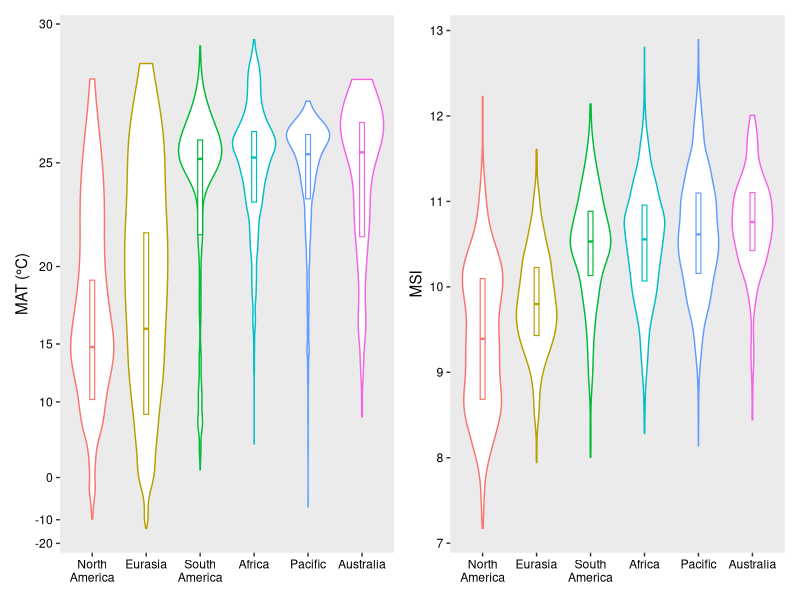
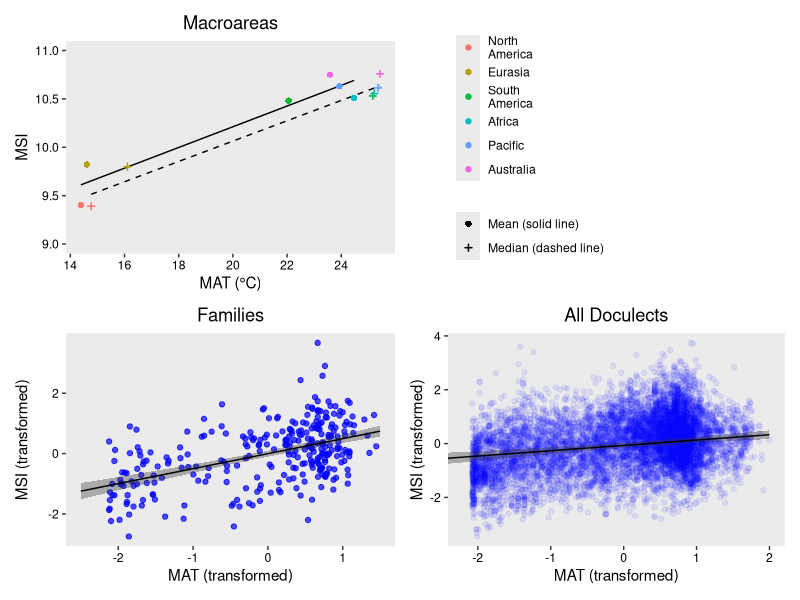
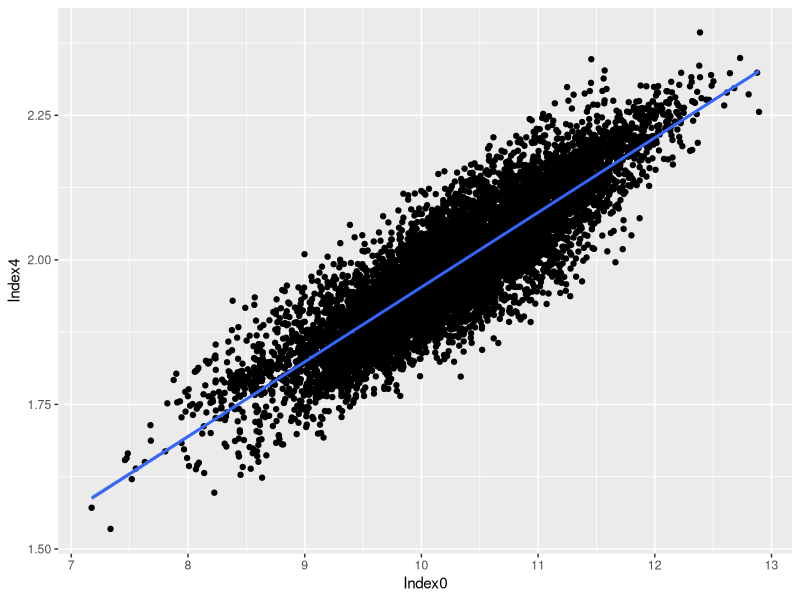
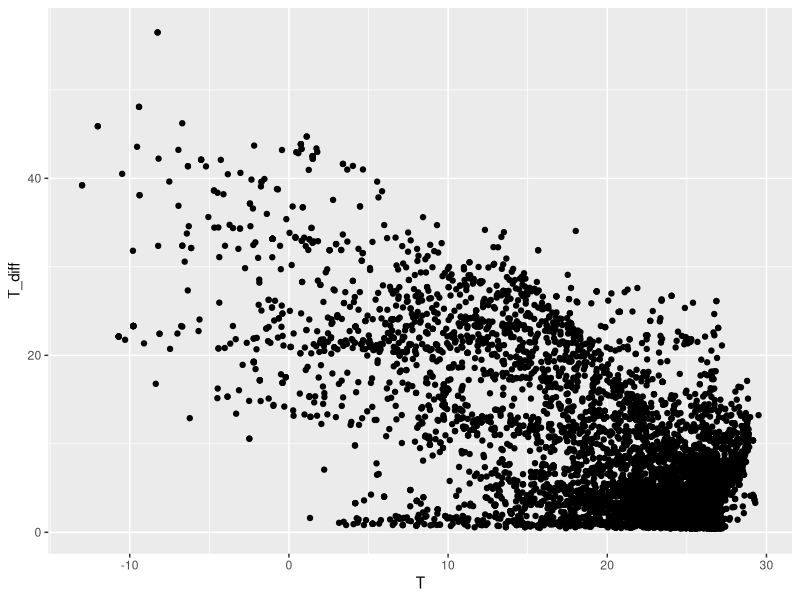
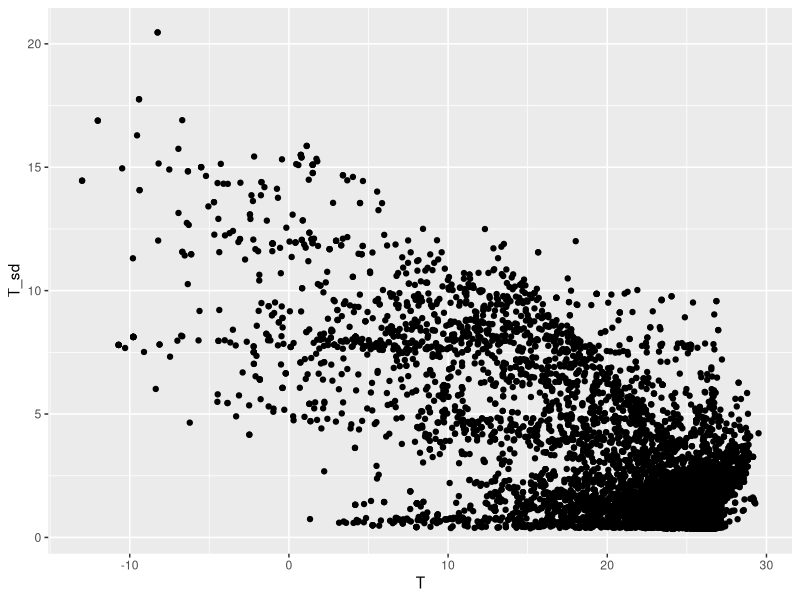

Reproduce these figures in R, in order.
library(lmerTest)
library(ggplot2)
library(ggrepel)
library(ggeffects)
library(dplyr)
library(effects)
library(patchwork)


# Read csv files

d_mac <- read.csv(file = "data_macroarea.csv")
d_fam <- read.csv(file = "data_family.csv")
d_all <- read.csv(file = "data.csv")

d_mac$Macroarea <- sub("Am", "\nAm", d_mac$Macroarea)
d_all$Macroarea <- sub("Am", "\nAm", d_all$Macroarea)
d_mac_mean <- d_mac %>% filter(Method == "mean")
d_mac_med <- d_mac %>% filter(Method == "median")
d_fam_mean <- d_fam %>% filter(Method == "mean")


# Fit models

m_mac_mean <- lm(Index0 ~ T, data = d_mac_mean)
m_mac_med <- lm(Index0 ~ T, data = d_mac_med)
m_fam <- lm(Index0_trans ~ T_trans, data = d_fam_mean)
m_all <- lmer(Index0_trans ~ T_trans + (T_trans | Family), data = d_all)

summary(m_mac_mean)
summary(m_mac_med)
summary(m_fam)
summary(m_all)


# Plot distribution

order <- d_mac_med[order(d_mac_med$Index0), ]$Macroarea
d_mac$Macroarea <- factor(d_mac$Macroarea, levels = order) # reorder by medians
d_all$Macroarea <- factor(d_all$Macroarea, levels = order)

p01 <- ggplot(d_all, aes(x = Macroarea, y = T, color = Macroarea)) +
  geom_violin(scale = "width", width = 0.8) +
  geom_boxplot(width = 0.09, lwd = 0.4, outlier.shape = NA, coef = 0) +
  theme(panel.grid.major = element_blank(), panel.grid.minor = element_blank(),
        axis.text.x = element_text(color = "black"),
        axis.text.y = element_text(color = "black"),
        legend.position = "none", axis.title.x = element_blank()) +
  coord_trans(y = scales::exp_trans(1.06)) +
  scale_y_continuous(breaks = c(-20,-10,0,10,15,20,25,30)) +
  ylab("MAT (°C)")
p02 <- ggplot(d_all, aes(x = Macroarea, y = Index0, color = Macroarea)) +
  geom_violin(scale = "width", width = 0.75) +
  geom_boxplot(width = 0.09, lwd = 0.4, outlier.shape = NA, coef = 0) +
  theme(panel.grid.major = element_blank(), panel.grid.minor = element_blank(),
        axis.text.x = element_text(color = "black"),
        axis.text.y = element_text(color = "black"),
        legend.position = "none", axis.title.x = element_blank()) +
  ylab("MSI")
p01 + p02
# Then, save as PDF (7 * 4 inches)


# Plot correlation

e_mac_mean <- ggpredict(m_mac_mean, terms = "T")
e_mac_med <- ggpredict(m_mac_med, terms = "T")
e_fam <- ggpredict(m_fam, terms = "T_trans")
e_all <- ggpredict(m_all, terms = "T_trans")

p1_labels <- c("Mean (solid line)", "Median (dashed line)")
p1 <- ggplot() +
  geom_line(data = e_mac_mean, aes(x, predicted)) +
  geom_line(data = e_mac_med, aes(x, predicted), linetype = "dashed") +
  geom_point(data = d_mac, aes(T, Index0, color = Macroarea,
                               shape = Method, stroke = Method, size = Method)) +
  scale_shape_manual(labels = p1_labels, values = c(16, 3)) +
  scale_size_manual(labels = p1_labels, values = c(1.5, 1.1)) +
  scale_discrete_manual(labels = p1_labels, aesthetics = "stroke", values = c(1, 0.8)) +
  theme(panel.grid.major = element_blank(), panel.grid.minor = element_blank(),
        axis.text.x = element_text(color = "black"),
        axis.text.y = element_text(color = "black"),
        legend.title = element_blank(),
        legend.spacing.y = unit(-0.5, "cm"), legend.position = c(1.7, 0.5),
        plot.title = element_text(hjust = 0.5)) +
  coord_cartesian(ylim = c(9, 11)) +
  ggtitle("Macroareas") +
  xlab("MAT (°C)") + ylab("MSI")
p2 <- ggplot() +
  geom_point(data = d_fam_mean, aes(T_trans, Index0_trans), color = "blue", alpha = 0.7) +
  geom_ribbon(data = e_fam, aes(x, ymin = conf.low, ymax = conf.high), alpha = 0.35) +
  geom_line(data = e_fam, aes(x, predicted)) +
  theme(panel.grid.major = element_blank(), panel.grid.minor = element_blank(),
        axis.text.x = element_text(color = "black"),
        axis.text.y = element_text(color = "black"),
        plot.title = element_text(hjust = 0.5)) +
  ggtitle("Families") +
  xlab("MAT (transformed)") + ylab("MSI (transformed)")
p3 <- ggplot() +
  geom_point(data = d_all, aes(T_trans, Index0_trans), color = "blue", alpha = 0.08) +
  geom_ribbon(data = e_all, aes(x, ymin = conf.low, ymax = conf.high), alpha = 0.35) +
  geom_line(data = e_all, aes(x, predicted)) +
  theme(panel.grid.major = element_blank(), panel.grid.minor = element_blank(),
        axis.text.x = element_text(color = "black"),
        axis.text.y = element_text(color = "black"),
        plot.title = element_text(hjust = 0.5)) +
  coord_cartesian(xlim = c(-2.2, 2)) +
  ggtitle("All Doculects") +
  xlab("MAT (transformed)") + ylab("MSI (transformed)")
p1 + guide_area() + p2 + p3 + plot_layout(guides = "collect", design = "AAB#\nCCDD")
# Then, save as PDF (6 * 6 inches)


# Linear correlation between different sonority scales

r2s <- matrix(0, 5, 5)
r2s_trans <- matrix(0, 5, 5)
for (i in 0:4) {
  for (j in 0:4) {
    if (i == j) next
    fomula <- paste("Index", i, " ~ ", "Index", j, sep = "")
    fomula_trans <- paste("Index", i, "_trans ~ ", "Index", j, "_trans", sep = "")
    r2s[i + 1, j + 1] <- summary(lm(fomula, data = d_all))$r.squared
    r2s_trans[i + 1, j + 1] <- summary(lm(fomula_trans, data = d_all))$r.squared
  }
}
print(r2s)

ggplot(d_all, aes(x = Index0, y = Index4)) +
  geom_point() +
  geom_smooth(method = lm)
m_in0_in4 <- lm(Index4 ~ Index0, data = d_all)
summary(m_in0_in4)

# Linear correlation between mean annual range or standard deviation

m_diff <- lm(T_diff ~ T, data = d_all)
m_sd <- lm(T_sd ~ T, data = d_all)
summary(m_diff)$r.squared
summary(m_sd)$r.squared
ggplot(d_all, aes(x = T, y = T_diff)) + geom_point()
ggplot(d_all, aes(x = T, y = T_sd)) + geom_point()

m_all_diff <- lmer(Index0_trans ~ T_trans + T_diff + (T_trans | Family), data = d_all)
m_all_sd <- lmer(Index0_trans ~ T_trans + T_sd + (T_trans | Family), data = d_all)
summary(m_all_diff)
summary(m_all_sd)
anova(m_all_diff, m_all)
anova(m_all_sd, m_all)
